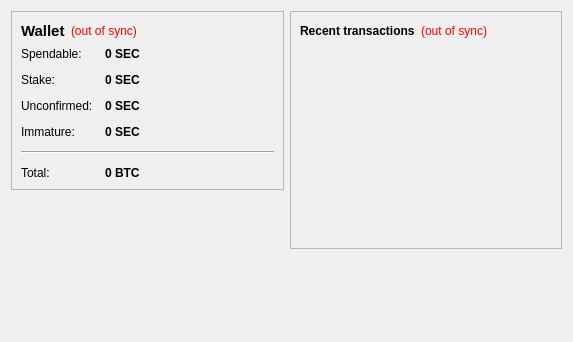
<?xml version="1.0" encoding="UTF-8"?>
<ui version="4.0">
 <class>OverviewPage</class>
 <widget class="QWidget" name="OverviewPage">
  <property name="geometry">
   <rect>
    <x>0</x>
    <y>0</y>
    <width>573</width>
    <height>342</height>
   </rect>
  </property>
  <property name="windowTitle">
   <string>Form</string>
  </property>
  <layout class="QHBoxLayout" name="horizontalLayout" stretch="1,1">
   <item>
    <layout class="QVBoxLayout" name="verticalLayout_2">
     <item>
      <widget class="QFrame" name="frame">
       <property name="frameShape">
        <enum>QFrame::StyledPanel</enum>
       </property>
       <property name="frameShadow">
        <enum>QFrame::Raised</enum>
       </property>
       <layout class="QVBoxLayout" name="verticalLayout_4">
        <item>
         <layout class="QHBoxLayout" name="horizontalLayout_4">
          <item>
           <widget class="QLabel" name="label_5">
            <property name="font">
             <font>
              <pointsize>11</pointsize>
              <weight>75</weight>
              <bold>true</bold>
             </font>
            </property>
            <property name="text">
             <string>Wallet</string>
            </property>
           </widget>
          </item>
          <item>
           <widget class="QLabel" name="labelWalletStatus">
            <property name="toolTip">
             <string>The displayed information may be out of date. Your wallet automatically synchronizes with the StellarEngineeringCoin network after a connection is established, but this process has not completed yet.</string>
            </property>
            <property name="styleSheet">
             <string notr="true">QLabel { color: red; }</string>
            </property>
            <property name="text">
             <string notr="true">(out of sync)</string>
            </property>
            <property name="alignment">
             <set>Qt::AlignLeading|Qt::AlignLeft|Qt::AlignVCenter</set>
            </property>
           </widget>
          </item>
          <item>
           <spacer name="horizontalSpacer_2">
            <property name="orientation">
             <enum>Qt::Horizontal</enum>
            </property>
            <property name="sizeHint" stdset="0">
             <size>
              <width>40</width>
              <height>20</height>
             </size>
            </property>
           </spacer>
          </item>
         </layout>
        </item>
        <item>
         <layout class="QFormLayout" name="formLayout_2">
          <property name="fieldGrowthPolicy">
           <enum>QFormLayout::AllNonFixedFieldsGrow</enum>
          </property>
          <property name="horizontalSpacing">
           <number>12</number>
          </property>
          <property name="verticalSpacing">
           <number>12</number>
          </property>
          <item row="0" column="0">
           <widget class="QLabel" name="label">
            <property name="text">
             <string>Spendable:</string>
            </property>
           </widget>
          </item>
          <item row="0" column="1">
           <widget class="QLabel" name="labelBalance">
            <property name="font">
             <font>
              <weight>75</weight>
              <bold>true</bold>
             </font>
            </property>
            <property name="cursor">
             <cursorShape>IBeamCursor</cursorShape>
            </property>
            <property name="toolTip">
             <string>Your current spendable balance</string>
            </property>
            <property name="text">
             <string notr="true">0 SEC</string>
            </property>
            <property name="textInteractionFlags">
             <set>Qt::LinksAccessibleByMouse|Qt::TextSelectableByKeyboard|Qt::TextSelectableByMouse</set>
            </property>
           </widget>
          </item>
          <item row="1" column="0">
           <widget class="QLabel" name="label_6">
            <property name="text">
             <string>Stake:</string>
            </property>
           </widget>
          </item>
          <item row="1" column="1">
           <widget class="QLabel" name="labelStake">
            <property name="font">
             <font>
              <weight>75</weight>
              <bold>true</bold>
             </font>
            </property>
            <property name="cursor">
             <cursorShape>IBeamCursor</cursorShape>
            </property>
            <property name="toolTip">
             <string>Total of coins that was staked, and do not yet count toward the current balance</string>
            </property>
            <property name="text">
             <string notr="true">0 SEC</string>
            </property>
            <property name="textInteractionFlags">
             <set>Qt::LinksAccessibleByMouse|Qt::TextSelectableByKeyboard|Qt::TextSelectableByMouse</set>
            </property>
           </widget>
          </item>
          <item row="2" column="0">
           <widget class="QLabel" name="label_3">
            <property name="text">
             <string>Unconfirmed:</string>
            </property>
           </widget>
          </item>
          <item row="2" column="1">
           <widget class="QLabel" name="labelUnconfirmed">
            <property name="font">
             <font>
              <weight>75</weight>
              <bold>true</bold>
             </font>
            </property>
            <property name="cursor">
             <cursorShape>IBeamCursor</cursorShape>
            </property>
            <property name="toolTip">
             <string>Total of transactions that have yet to be confirmed, and do not yet count toward the current balance</string>
            </property>
            <property name="text">
             <string notr="true">0 SEC</string>
            </property>
            <property name="textInteractionFlags">
             <set>Qt::LinksAccessibleByMouse|Qt::TextSelectableByKeyboard|Qt::TextSelectableByMouse</set>
            </property>
           </widget>
          </item>
          <item row="3" column="0">
           <widget class="QLabel" name="labelImmatureText">
            <property name="text">
             <string>Immature:</string>
            </property>
           </widget>
          </item>
          <item row="3" column="1">
           <widget class="QLabel" name="labelImmature">
            <property name="font">
             <font>
              <weight>75</weight>
              <bold>true</bold>
             </font>
            </property>
            <property name="toolTip">
             <string>Mined balance that has not yet matured</string>
            </property>
            <property name="text">
             <string notr="true">0 SEC</string>
            </property>
            <property name="textInteractionFlags">
             <set>Qt::LinksAccessibleByMouse|Qt::TextSelectableByKeyboard|Qt::TextSelectableByMouse</set>
            </property>
           </widget>
          </item>
          <item row="4" column="0" colspan="2">
           <widget class="Line" name="line">
            <property name="orientation">
             <enum>Qt::Horizontal</enum>
            </property>
           </widget>
          </item>
          <item row="5" column="0">
           <widget class="QLabel" name="labelTotalText">
            <property name="text">
             <string>Total:</string>
            </property>
           </widget>
          </item>
          <item row="5" column="1">
           <widget class="QLabel" name="labelTotal">
            <property name="font">
             <font>
              <weight>75</weight>
              <bold>true</bold>
             </font>
            </property>
            <property name="cursor">
             <cursorShape>IBeamCursor</cursorShape>
            </property>
            <property name="toolTip">
             <string>Your current total balance</string>
            </property>
            <property name="text">
             <string notr="true">0 BTC</string>
            </property>
            <property name="textInteractionFlags">
             <set>Qt::LinksAccessibleByMouse|Qt::TextSelectableByKeyboard|Qt::TextSelectableByMouse</set>
            </property>
           </widget>
          </item>
         </layout>
        </item>
       </layout>
      </widget>
     </item>
     <item>
      <spacer name="verticalSpacer">
       <property name="orientation">
        <enum>Qt::Vertical</enum>
       </property>
       <property name="sizeHint" stdset="0">
        <size>
         <width>20</width>
         <height>40</height>
        </size>
       </property>
      </spacer>
     </item>
    </layout>
   </item>
   <item>
    <layout class="QVBoxLayout" name="verticalLayout_3">
     <item>
      <widget class="QFrame" name="frame_2">
       <property name="frameShape">
        <enum>QFrame::StyledPanel</enum>
       </property>
       <property name="frameShadow">
        <enum>QFrame::Raised</enum>
       </property>
       <layout class="QVBoxLayout" name="verticalLayout">
        <item>
         <layout class="QHBoxLayout" name="horizontalLayout_2">
          <item>
           <widget class="QLabel" name="label_4">
            <property name="text">
             <string>&lt;b&gt;Recent transactions&lt;/b&gt;</string>
            </property>
           </widget>
          </item>
          <item>
           <widget class="QLabel" name="labelTransactionsStatus">
            <property name="toolTip">
             <string>The displayed information may be out of date. Your wallet automatically synchronizes with the StellarEngineeringCoin network after a connection is established, but this process has not completed yet.</string>
            </property>
            <property name="styleSheet">
             <string notr="true">QLabel { color: red; }</string>
            </property>
            <property name="text">
             <string notr="true">(out of sync)</string>
            </property>
            <property name="alignment">
             <set>Qt::AlignRight|Qt::AlignTrailing|Qt::AlignVCenter</set>
            </property>
           </widget>
          </item>
          <item>
           <spacer name="horizontalSpacer">
            <property name="orientation">
             <enum>Qt::Horizontal</enum>
            </property>
            <property name="sizeHint" stdset="0">
             <size>
              <width>40</width>
              <height>20</height>
             </size>
            </property>
           </spacer>
          </item>
         </layout>
        </item>
        <item>
         <widget class="QListView" name="listTransactions">
          <property name="styleSheet">
           <string notr="true">QListView { background: transparent; }</string>
          </property>
          <property name="frameShape">
           <enum>QFrame::NoFrame</enum>
          </property>
          <property name="verticalScrollBarPolicy">
           <enum>Qt::ScrollBarAlwaysOff</enum>
          </property>
          <property name="horizontalScrollBarPolicy">
           <enum>Qt::ScrollBarAlwaysOff</enum>
          </property>
          <property name="selectionMode">
           <enum>QAbstractItemView::NoSelection</enum>
          </property>
         </widget>
        </item>
       </layout>
      </widget>
     </item>
     <item>
      <spacer name="verticalSpacer_2">
       <property name="orientation">
        <enum>Qt::Vertical</enum>
       </property>
       <property name="sizeHint" stdset="0">
        <size>
         <width>20</width>
         <height>40</height>
        </size>
       </property>
      </spacer>
     </item>
    </layout>
   </item>
  </layout>
 </widget>
 <resources/>
 <connections/>
</ui>
